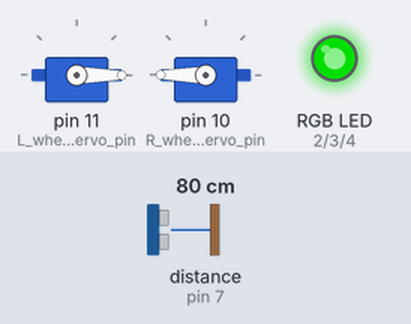
A sketch run on a simulated Arduino Uno, built with avr-gcc and run on an emulated ATmega328P. On the bench: 2 × servo, an RGB LED mixed from three pins (HIGH = lit). Wiring (inferred from the names in the program): ultrasonic range finder: trigger pin 8; echo pin 7. The inputs (shaded band) are chosen by the test bench; at power-on: distance to the obstacle (sensor on pin 7) 80 cm. The echo pulse lasts 58.3 µs per cm; dim RGB values are drawn brighter than linear; random numbers use the default seed unless the sketch sets one; pins used as bus, display or sensor lines are not drawn.

Above: at 1.2 s.
1.3 s: distance to the obstacle (sensor on pin 7) set to 38 cm
2.8 s: distance to the obstacle (sensor on pin 7) set to 31 cm
At 4.0 s:
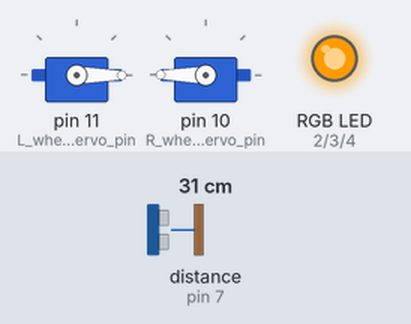
4.4 s: distance to the obstacle (sensor on pin 7) set to 28 cm
5.9 s: distance to the obstacle (sensor on pin 7) set to 23 cm
At 6.8 s:
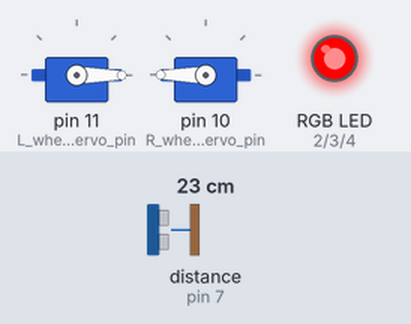
7.4 s: distance to the obstacle (sensor on pin 7) set to 20 cm
8.9 s: distance to the obstacle (sensor on pin 7) set to 15 cm
At 10.5 s:
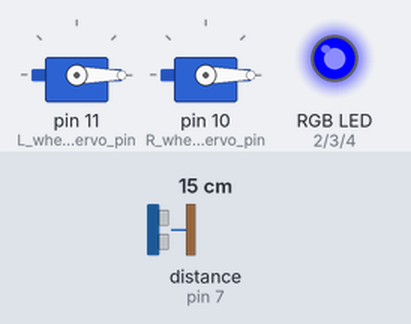
Timing chart, 0 to 11.5 s (numbered marks = the images above; inputs shaded):
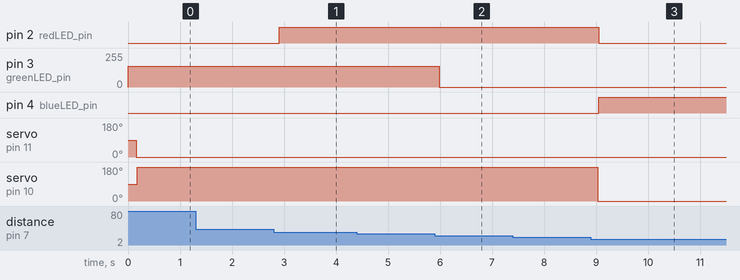

Measured:
- the behaviour switches between 35 and 34 cm on distance to the obstacle (sensor on pin 7) (found by bisection; images 0 and 1)
- the behaviour switches between 27 and 26 cm on distance to the obstacle (sensor on pin 7) (found by bisection; images 1 and 2)
- the behaviour switches between 18 and 17 cm on distance to the obstacle (sensor on pin 7) (found by bisection; images 2 and 3)
- after the input at 1.3 s, every drawn part: stays the same
- after the input at 2.8 s, pin 2 (redLED_pin): LOW → HIGH after 0.11 s
- after the input at 4.4 s, every drawn part: stays the same
- after the input at 5.9 s, pin 3 (greenLED_pin): 155/255 → 0/255 after 0.09 s
- after the input at 7.4 s, every drawn part: stays the same
- after the input at 8.9 s, pin 2 (redLED_pin): HIGH → LOW after 0.16 s; pin 4 (blueLED_pin): LOW → HIGH after 0.16 s; servo on pin 10 (R_wheel_servo_pin): 180° → 0° after 0.14 s

The sketch:

Humbot_S_avoid_obstacles_led.ino
```cpp
// (licence header left out)
/*
-----------------------------------------------------------------------------
---------- HUMBOT SARGANTANA AVOID OBSTACLES WITH CREST LED  ----------------
-----------------------------------------------------------------------------

-----------------------------------------------------------------------------
-----------------             DESCRIPTION            ------------------------
-----------------------------------------------------------------------------
This program allows Humbot Sargantana to avoid obstacles thanks to its
ultrasonic sensor.

Remember that we give you this programa to make it easy for you to play with
the robot but we encourage you to modify it and try new things. You can
modify every line of the code but we indicate you some lines that
are easier to change. You will see that these zones are surrounded by
several hashtags (########################) and EASY MODIFICATION ZONE text.
-----------------------------------------------------------------------------

-----------------------------------------------------------------------------
---------------                DETAILS                 ----------------------
-----------------------------------------------------------------------------
--  Program: Avoid obstacles with led
--  Version: 2.00b (beta version, it may containt some bugs or errors)
    1.00 First working version
    1.10 Added random turn
    1.20 Added tolerance for measurements
    2.00 Improved obstacles detection
--  Date: 06-04-17
--  Authors: Cristobal Selma, Maria Garcia

-----------------------------------------------------------------------------
-----------                PROGRAM                 -----------------
-----------------------------------------------------------------------------

/*--LIBRARIES----------------------------------------------------------------
We neeed to include libraries to be able to use servos
*/
#include <Servo.h>

//Definition of the values and speed to make the wheels move
#define stop_wheel 90
#define forward_left_wheel 0
#define backward_left_wheel 180
#define forward_right_wheel 180
#define backward_right_wheel 0


/*--VARIABLES----------------------------------------------------------------
Definition of pin numbers where sensors and actuators will be connected
Initially we use these, but they can be changed at your convinience.*/
#define L_wheel_servo_pin 11   //Left wheel servo
#define R_wheel_servo_pin 10   //Right wheel servo
#define TRIG_PIN 8             //Trigger pin
#define ECHO_PIN 7             //Echo pin

//#################### EASY MODIFICATION ZONE ###############################
//###########################################################################
#define TOO_CLOSE 1000  //Distance at which the robot will turn
#define TURN_TIME 500 //Amount of time (ms) that the robot will be turning
//###########################################################################
//###########################################################################

//---Start of LED extra siren------------------
const int redLED_pin = 2;   //Red LED
const int greenLED_pin = 3;   //Green LED
const int blueLED_pin = 4;   // Blue LED
//---End of LED extra siren--------------------

//Create servo objects for each servo
  Servo L_wheel_servo;
  Servo R_wheel_servo;

//Other variables
  int servo_delay = 20; //Time for the servo to make his function
  int read_Time =150; //Time interval between reading distance
  float distance;
/*
-----------------------------------------------------------------------------
------------------------             SETUP         --------------------------
-----------------------------------------------------------------------------
The setup function runs once every time that the board initializes or
reset button is pushed. It's used to initciate variables or to setup
different options.
-----------------------------------------------------------------------------
*/
void setup()
{
//Setup servos
   L_wheel_servo.attach(L_wheel_servo_pin);
   R_wheel_servo.attach(R_wheel_servo_pin);

//Setup as input or output for the pins
   pinMode(TRIG_PIN, OUTPUT);
   pinMode(ECHO_PIN, INPUT);

//Start of LED extra siren---------------------------------------------------
   pinMode(redLED_pin,OUTPUT); //setup LED as output
   pinMode(greenLED_pin,OUTPUT); //setup LED as output
   pinMode(blueLED_pin,OUTPUT); //setup LED as output
   writeleds(0,155,0);          //initial color for crest led (green)
//---End of LED extra siren--------------------------------------------------

}
/*
-----------------------------------------------------------------------------
-----------------------             LOOP            -------------------------
-----------------------------------------------------------------------------
The main part of the program is called LOOP and it runs indefinitely.
-----------------------------------------------------------------------------
*/
void loop()
{
//Function that reads the ultrasonic sensor and resturns distance in cm
  int dataOk=0;
  delay(read_Time);
  for (int i = 0; i < 3 && dataOk != 1; i++) {
  digitalWrite(TRIG_PIN, LOW);
  delayMicroseconds(2);
  digitalWrite(TRIG_PIN, HIGH);
  delayMicroseconds(10);
  digitalWrite(TRIG_PIN, LOW);
  distance = pulseIn(ECHO_PIN, HIGH);
    if (distance!=0){
    dataOk=1;
    }
  }
//Check if an obstacle is too close, then turn
if (distance < TOO_CLOSE && distance!=0){
  turn_around(random(TURN_TIME-200,TURN_TIME+200));
  }
    else{
    go_forward();
    }
}

/*
-----------------------------------------------------------------------------
--------------------             FUNCTIONS            -----------------------
-----------------------------------------------------------------------------
When we work with code, it's important to divide the code in functions.
These functions can be called from different parts of the program.
-----------------------------------------------------------------------------
*/
//Stop function
  void Stop()     {
    L_wheel_servo.write(stop_wheel);//Stop left servo
    delay(servo_delay);//we give time for the servo to act
    R_wheel_servo.write(stop_wheel);//Stop right servo
    delay(servo_delay);//we give time for the servo to act
  }

//Turn around
  void turn_around(int time)  {
    L_wheel_servo.write(forward_left_wheel);//Run left servo
    delay(servo_delay);//we give time for the servo to act
    R_wheel_servo.write(backward_right_wheel);  //Stop right servo
    delay(servo_delay);//we give time for the servo to act

//----Start of LED extra siren-----------------------------------------------
//########## EASY MODIFICATION ZONE ############
//###########################################################################
    /* Here we can change the color of the led while it's spining.
    We can assign a value between 0 and 255 for each color (red, green, blue)
    and we can combine them. In the example the led is blue.*/
    writeleds(0,0,155); //Color of the led while it's spining
//###########################################################################
//###########################################################################
//---End of LED extra siren--------------------------------------------------

    delay(time);
  }


//Move forward
  void go_forward()   {
    L_wheel_servo.write(forward_left_wheel);//Run left servo
    delay(servo_delay);//we give time for the servo to act
    R_wheel_servo.write(forward_right_wheel);  //Run right servo
    delay(servo_delay);//we give time for the servo to act

//----------Start of LED extra siren------------------
//########## EASY MODIFICATION ZONE ############
//###########################################################################
    /*Here we can change the color of the led while it's running to some obstacle.
    We can assign a value between 0 and 255 for each color (red, green, blue)
    and change the distance for each color. In the example if the distance is less than 25
    the led is red while if the distance is between 24 and 40 the led is yellow.*/

    if (distance < 1500){        //Distance where the led colour is changed
    writeleds(155,0,0);}       //red led
    else if (distance < 2000){   //Distance where the led colour is changed to the next colour
    writeleds(155,155,0);}     //yellow led
    else writeleds(0,155,0);   //if distance is higher, greed led
//###########################################################################
//###########################################################################
//-------End of LED extra siren----------------------------------------------
  }


//-------Start of LED extra siren--------------------------------------------
  void writeleds(int red, int green, int blue){
   analogWrite(redLED_pin, red); //write red led
   analogWrite(greenLED_pin, green); //write green led
   analogWrite(blueLED_pin, blue); //write blue led
   }
//------End of LED extra siren-----------------------------------------------
```
